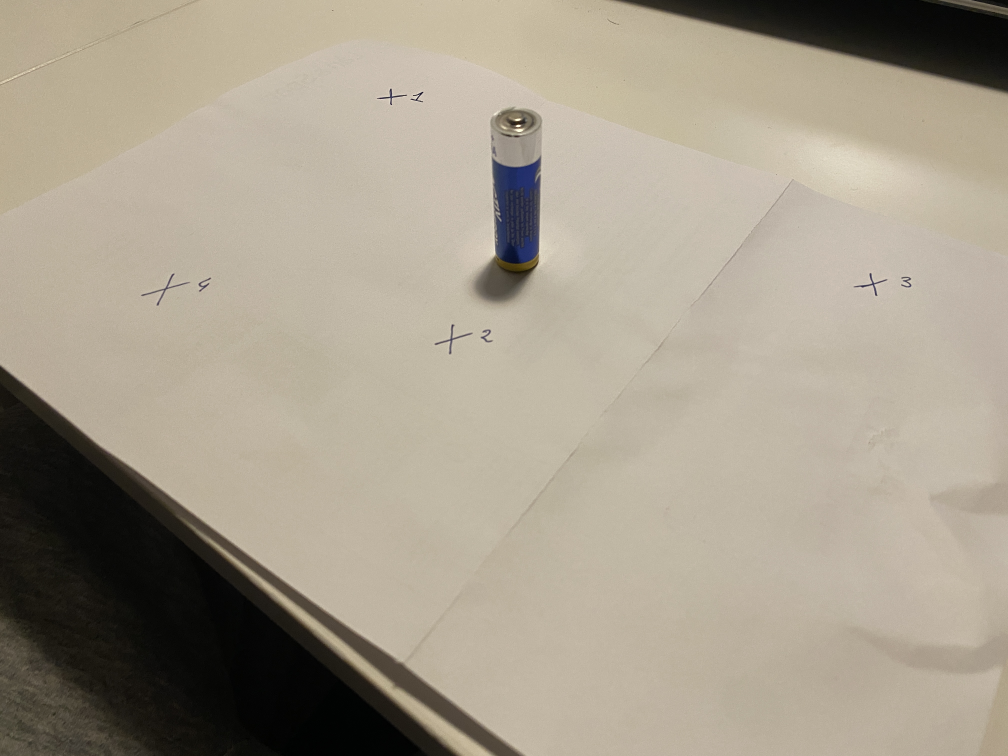
#> input picture 2-Camera and pinhole models/Bat_1.JPG, 4032 x 3024 px, given in place of sunflowers.jpg, which was not available (shown at 1/4 size)
$ jupyter execute --allow-errors 'Extrema Localitzation .ipynb'   (text cells are left out)
#> lines starting #> are read from the running program, lines starting #| are printed output that depends on the picture; pictures that were not available may be replaced by others from this repository, and a replacement may not be noted
### 8-Transform Invariant Features/Extra.py
import numpy as np

def gaussian1DKernel(sigma:int, scale:int=5, x:int=False):
    """
    sigma: stadard deviation of the gaussian distribution.
    scale: Range of x times the stadard deviatiion for the x values where we'll evaluate the gaussian.
    Scale fixed to 5, following the rule of 3std = 99.7% of the data. We make sure we have at least that much.

    g: Gaussian distribution given a variance. Column Vector -> (n,1)
    gx: Gaussian distribution derivative given a variance. Column Vector -> (n,1)

    If instead of doing it 1D we were doing 2D Kerels, would be much more computational expensive
    from run time O(2*n) --> O(n^2)
    """
    # Width of the Gaussian
    if not x:
        h = np.ceil(scale*sigma)
        x = np.arange(-h, h+1)
    else:
        x = np.arange(-x,x+1)

    # Cte of the Gaussian
    c = (1)/(np.sqrt(2*np.pi)*sigma)
    c_exp = np.exp((-x**2)/(2*sigma**2))

    # Gaussian equation
    g = c*c_exp

    # First derivative
    gx = (-x/sigma**2)*g

    # Second derivative
    gxx = (-x/sigma**2)*gx - 1/sigma**2*g

    # Reshape to (n,1)
    g, gx, gxx = g.reshape(-1,1), gx.reshape(-1,1), gxx.reshape(-1,1)

    return g, gx, gxx

### 8-Transform Invariant Features/Extrema Localitzation .ipynb
[cell 1]
import numpy as np
import cv2
import pandas as pd
import skimage.io
import skimage.color
import sys
import os
import matplotlib.pyplot as plt
import Extra as ex
import imutils

[cell 2]
os.getcwd()

[cell 3]
sys.path.insert(1, '../')
import sfunc as sf

[cell 4]
im = skimage.io.imread('sunflowers.jpg').astype(float)
imb = skimage.color.rgb2gray(im)
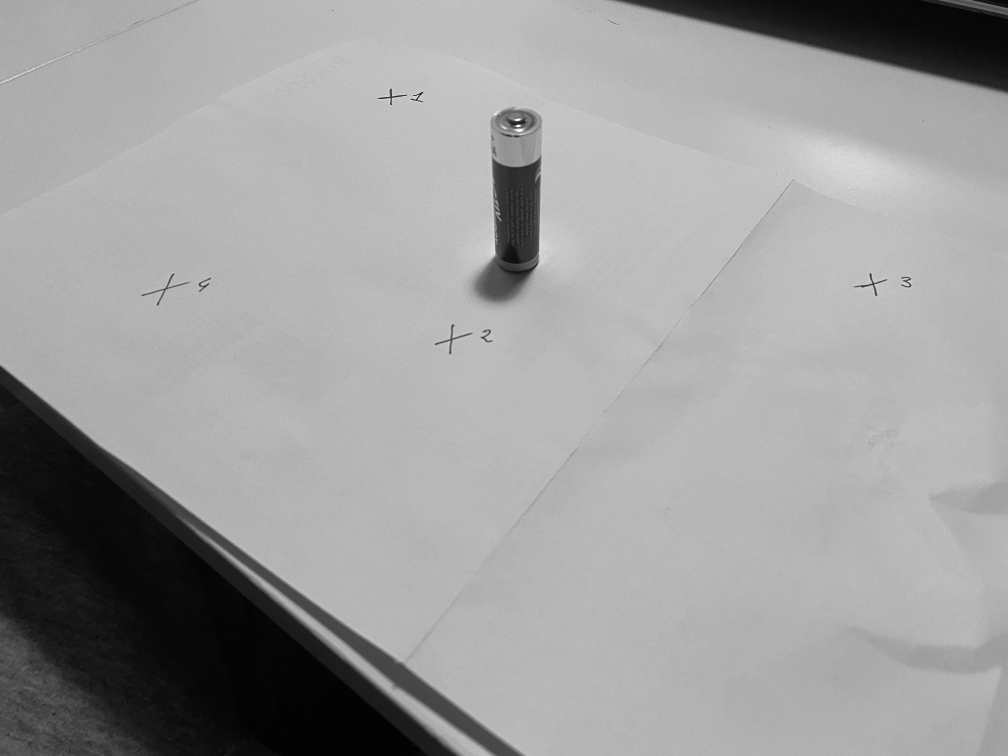
#> imb: shape (3024, 4032) float64 (shown at 1/4 size); min 0, max 254.4, mean 157.3
fig, ax = plt.subplots()
ax.imshow(imb, cmap='gray')
imb.shape
#> Out = (3024, 4032)

[cell 5]
def gaussian1DKernel(sigma:int, scale:int=5, x:int=False):
    """
    sigma: stadard deviation of the gaussian distribution.
    scale: Range of x times the stadard deviatiion for the x values where we'll evaluate the gaussian.
    Scale fixed to 5, following the rule of 3std = 99.7% of the data. We make sure we have at least that much.

    g: Gaussian distribution given a variance. Column Vector -> (n,1)

    If instead of doing it 1D we were doing 2D Kerels, would be much more computational expensive
    from run time O(2*n) --> O(n^2)
    """
    # Width of the Gaussian
    if not x:
        h = np.ceil(scale*sigma)
        x = np.arange(-h, h+1)
    else:
        x = np.arange(-x, x+1)
    # Cte of the Gaussian
    c = (1)/(np.sqrt(2*np.pi)*sigma)
    c_exp = np.exp((-x**2)/(2*sigma**2))

    # Gaussian equation
    g = c*c_exp

    return g.reshape(-1,1)

[cell 6]
g = gaussian1DKernel(5, 5, 30)
g2 = gaussian1DKernel(7, 5, 30)

blue1 = np.array([101, 147, 245])/255
blue2 = np.array([0, 128, 255])/255
fig, ax = plt.subplots(figsize=(14,8))
ax.plot(g, label='sigma=5', color=blue2)
ax.plot(g2, label='sigma=7', color=blue1)
ax.legend()
ax.axis('off')
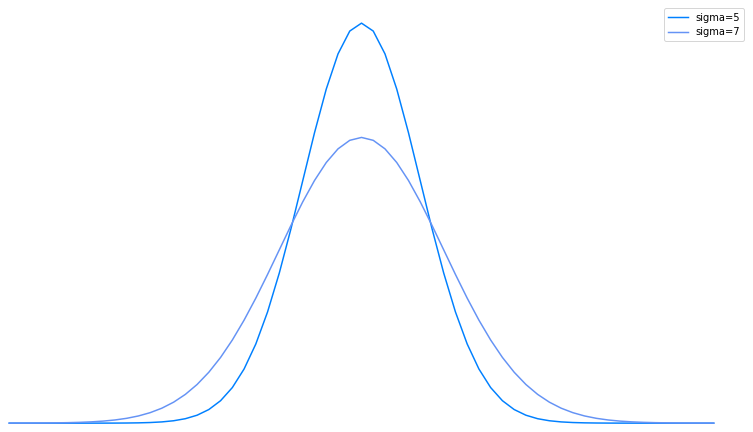
#> figure drawn by matplotlib, 1 panel

[cell 7]
lap, lapx, lapxx = ex.gaussian1DKernel(5, 5, 30)
DoG = g2-g2
red1 = np.array((237, 41, 57))/255
fig, ax = plt.subplots(figsize=(18,8))
ax.plot(lapxx, label='Laplacian', color=red1)
ax.plot((g2-g)/10, label='DoG', color=blue1)
ax.axis('off')
ax.legend()
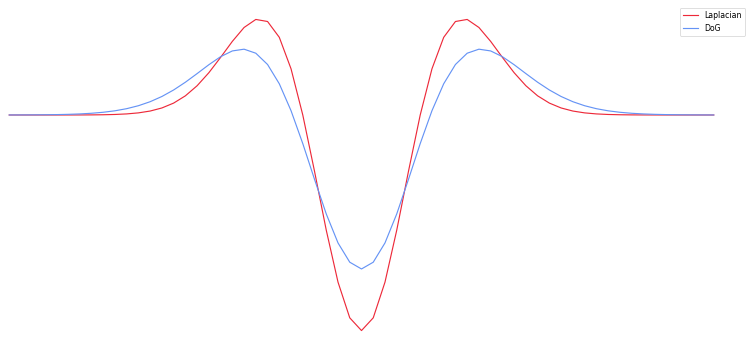
#> figure drawn by matplotlib, 1 panel

[cell 8]
def scaleSpace(im, sigma:int, n:int, retScales:bool=False):
    """
    Apply a Gaussian Kernel of width:
         sigma*2^i;
    where:
         i = 0, 1, ..., n-1

    PARAMETERS
    im -> image
    sigma -> variance of the gauusian kernel
    n -> range of the width of sigma.
    retScales -> Returns the Scales used if True
    RETURNS
    im_scales-> pyramid of scales
    """
#> called with sigma = 1.2, n = 7, retScales = False

    width = sigma*2**np.arange(n)
    im_scales = np.zeros((*im.shape, n))

    for i, scale in enumerate(width):
        g = gaussian1DKernel(scale)
        im_scales[:,:,i] = cv2.filter2D(cv2.filter2D(im, -1, g), -1, g.T)

    if retScales:
        return im_scales, width
    else:
        return im_scales

[cell 9]
I = scaleSpace(imb, 1.2, 7)

[cell 10]
I_tmp = np.moveaxis(I,-1,0)
fig, ax = plt.subplots(7,1, figsize=(10,10))
for i, im in enumerate(I_tmp):
    ax[i].imshow(im, cmap = 'gray')
    ax[i].axis('off')
#> this loop made 7 passes
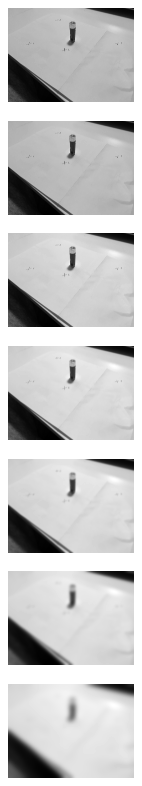
#> figure drawn by matplotlib, 7 panels

[cell 11]
def differenceOfGaussian(im, sigma, n):
    """
    DoG function
    Calculates the differences of smothed images (or images convolved with different Gaussians)

    PARAMETERS
    im-> Image
    sigma-> Variance for tha Gaussian filter
    n-> max width of gauusian
    Check scaleSpace function

    RETURNS
    DoG -> Differences of gaussians

    """

    I = scaleSpace(im, sigma, n)

    I_l = I[:,:,1:]
    I_r = I[:,:,:-1]

    DoG = I_l - I_r

    return np.abs(DoG)

#> (a cell that did not finish here is left out)

#> (a cell that did not finish here is left out)

[cell 14]
# [44 lines left out: function circles, not called in this run]

[cell 15]
# [64 lines left out: function nonMaxsupression4neig, not called in this run]

[cell 16]
# [69 lines left out: function nonMaxsupression8neig, not called in this run]

[cell 17]
# [100 lines left out: function nonMaxsupression4neig_multilayer, not called in this run]

[cell 18]
# [114 lines left out: function nonMaxsupression8neig_multilayer, not called in this run]

[cell 19]
def detectBlobs(im, sigma, n, threshold:float=0.8):
    """
    """

    # Obtain the scale used on the gaussians
    _,scale = scaleSpace(im,sigma,n, retScales=True)

    # Calculate the difference of gaussians
    I_dog = differenceOfGaussian(im, sigma, n)

    # Get the number of images
    d = I_dog.shape[-1]

    # Create an empty array of dimensions I_dog to stroe the peaks
    I_peaks = np.zeros(I_dog.shape)

    # Compute peaks over images itself fast computation
    I_itself = nonMaxsupression8neig(I_dog, boolean=True)
    centers_x = np.array((), dtype=int)
    centers_y = np.array((), dtype=int)

    Cx = np.array((), dtype=int)
    Cy =np.array((), dtype=int)
    # Loop over the images abd calculate NonMaximum supresion
    for i in range(d):

        if not i:

            print('Layer: ', i, ', First layer, Nothing happens')
            pass
            print('I do not continue')
            # First Layer, compare only with the next one.
            above = nonMaxsupression8neig_multilayer(I_dog[:,:,i], I_dog[:,:,i+1], layer='above', boolean=True)
            itself = I_itself[:,:,i]
            # Find maximum value of the image, to apply threshold
            mx = np.max(I_dog[:,:,i])
            # Apply Threshold
            T = I_dog[:,:,i] > (threshold*mx)
            #Find the index of the pixels that fulfill all conditions
            idx = np.where(above & itself & T)
            # Store the pixels that fulfill all conditions as the centers of the circles
            centers_x = np.append(centers_x, idx[0])
            centers_y = np.append(centers_y, idx[1])
            I_peaks[idx[0], idx[1], i] = I_dog[idx[0], idx[1], i]
            Cx, Cy = circles(idx[0], idx[1], scale[i])
            print(scale[i])

        elif i == d-1:
            print('Layer: ', i, ', Last layerNothing happens')
            pass
            print('I do not continue')
            # Last layer, compare only with the previuos one
            below = nonMaxsupression8neig_multilayer(I_dog[:,:,i], I_dog[:,:,i-1], layer='below', boolean=True)
            itself = I_itself[:,:,i]
            mx = np.max(I_dog[:,:,i])
            T = I_dog[:,:,i] > (threshold*mx)
            idx = np.where(itself & below & T)
            centers_x = np.append(centers_x, idx[0])
            centers_y = np.append(centers_y, idx[1])
            I_peaks[idx[0], idx[1], i] = I_dog[idx[0], idx[1], i]
            Cx_tmp, Cy_tmp = circles(idx[0], idx[1], scale[i])
            Cx = np.concatenate([Cx, Cx_tmp], axis = 1)
            Cy = np.concatenate([Cy, Cy_tmp], axis = 1)

        else:
            print('Layer: ', i)
            # Layers inbetween
            above = nonMaxsupression8neig_multilayer(I_dog[:,:,i], I_dog[:,:,i+1], layer='above', boolean=True)
            below = nonMaxsupression8neig_multilayer(I_dog[:,:,i], I_dog[:,:,i-1], layer='below', boolean=True)
            itself = I_itself[:,:,i]
            mx = np.max(I_dog[:,:,i])
            T = I_dog[:,:,i] > (threshold*mx)
            idx = np.where(above & itself & below & T)
            centers_x = np.append(centers_x, idx[0])
            centers_y = np.append(centers_y, idx[1])
            I_peaks[idx[0], idx[1], i] = I_dog[idx[0], idx[1], i]
            Cx_tmp, Cy_tmp = circles(idx[0], idx[1], scale[i])
            Cx = np.concatenate([Cx, Cx_tmp], axis = 1)
            Cy = np.concatenate([Cy, Cy_tmp], axis = 1)
            print(scale[i])


    return I_peaks, Cx, Cy, centers_x, centers_y

#> (a cell that did not finish here is left out)

#> (a cell that did not finish here is left out)

[cell 22]
fig, ax = plt.subplots()
ax.imshow(imb, cmap='gray')
#> (the rest of this cell did not finish here and is left out)

[cell 23]
fig, ax = plt.subplots(figsize=(10,10))
ax.imshow(imb, cmap='gray')
#> (the rest of this cell did not finish here and is left out)

[cell 24]
def transformIm(im, theta,s):
    """
    Function to trandorm an image, rotate and translate.

    ARGUMENTS
    ---------
    im : Original image
    theta: Rotation angle
    s: Scale factor

    RETURNS
    -------
    r_im: Thransformed imge
    """
#> called with theta = 40, s = 1.2
    # Rotate the image
    rot = imutils.rotate(im, angle=theta)
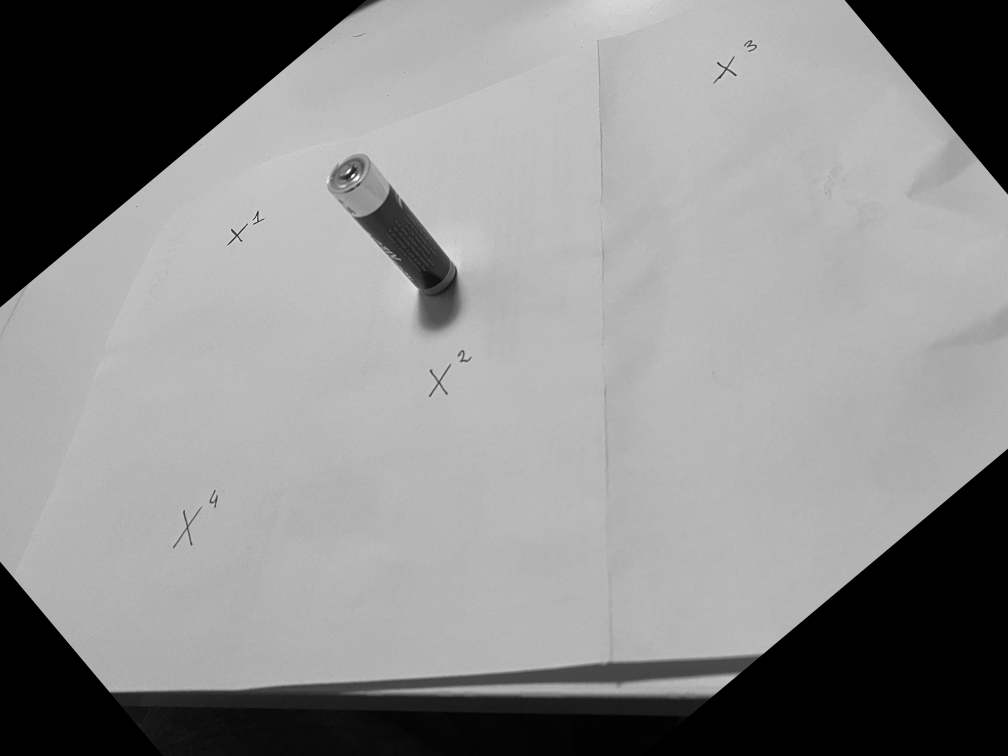
#> rot: shape (3024, 4032) float64 (shown at 1/4 size); min 0, max 253.7, mean 138.8
    # Scale the image
    r_im=cv2.resize(rot,None, fx=s, fy=s, interpolation = cv2.INTER_LINEAR)

    return r_im

[cell 25]
r_im=transformIm(imb, 40,1.2)

[cell 26]
fig, ax = plt.subplots(1,2, figsize=(15,15))
ax[0].imshow(imb, cmap='gray'); ax[0].axis('off')
ax[1].imshow(r_im, cmap='gray'); ax[1].axis('off')
plt.subplots_adjust(wspace=0)

[cell 27]
# Transform to uint8
I_int = imb.astype('uint8')
I_r = r_im.astype('uint8')

# Initiate SIFT detector
sift = cv2.SIFT_create()

# find the keypoints and descriptors with SIFT
#> (the rest of this cell did not finish here and is left out)

#> (a cell that did not finish here is left out)

[cell 29]
im1 = skimage.io.imread('data\pen1.jpg')
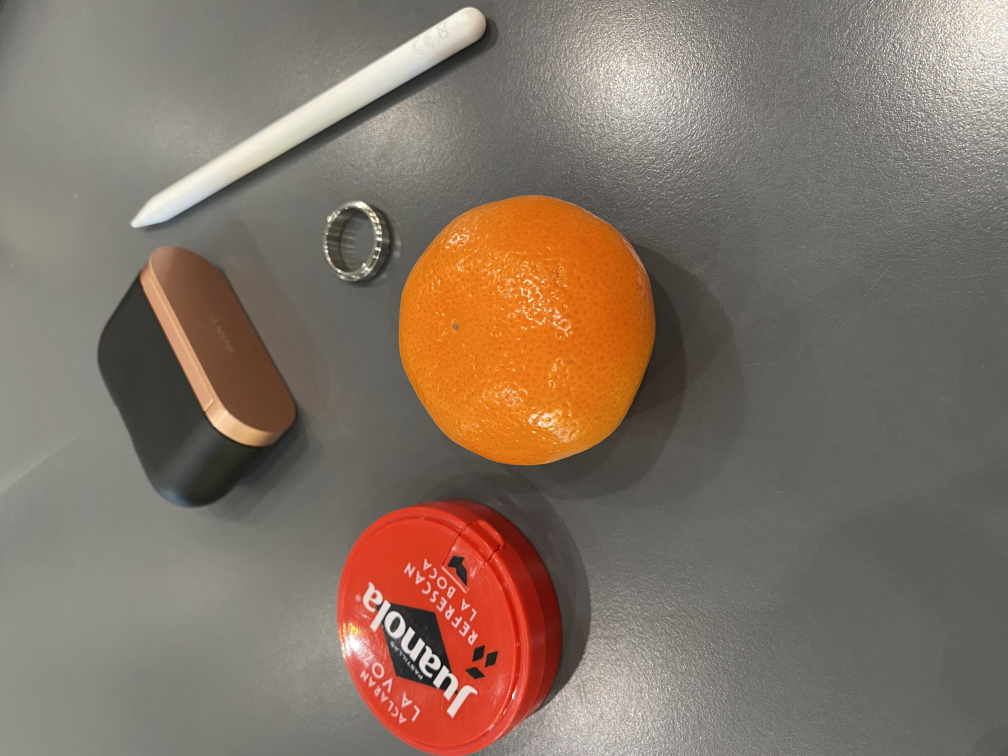
#> input picture 8-Transform Invariant Features/data/pen1.JPG, 4032 x 3024 px, found by its file name (shown at 1/4 size)
#> im1 is the input picture: shape (3024, 4032, 3); mean R, G, B 131.7, 115, 101.8
im2 = skimage.io.imread('data\pen2.jpg')
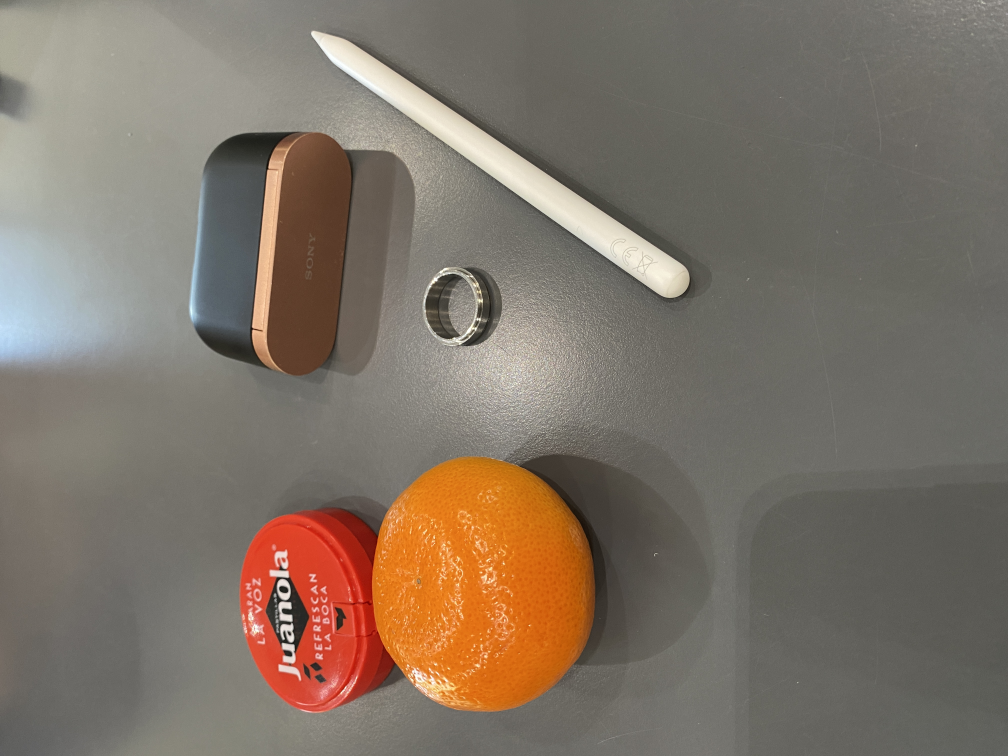
#> input picture 8-Transform Invariant Features/data/pen2.JPG, 4032 x 3024 px, found by its file name (shown at 1/4 size)
#> im2 is the input picture: shape (3024, 4032, 3); mean R, G, B 127.4, 115.5, 103.3
im1.shape
#> Out = (3024, 4032, 3)

[cell 30]
fig, ax = plt.subplots(1,2, figsize=(10,10))
ax[0].imshow(im1); ax[0].axis('off')
ax[1].imshow(im2); ax[1].axis('off')
plt.subplots_adjust(wspace=0)

[cell 31]
# Transform RGB -> Gray scale
def rgb2gray(im):

    R, G, B = im[:,:,0], im[:,:,1], im[:,:,2]
    imG = 0.2989 * R + 0.5870 * G + 0.1140 * B

    return imG

im1_b = rgb2gray(im1).astype('uint8')
#> (the rest of this cell did not finish here and is left out)

#> in rgb2gray (call 2), `R, G, B = im[:,:,0], im[:,:,1], im[:,:,2]`:
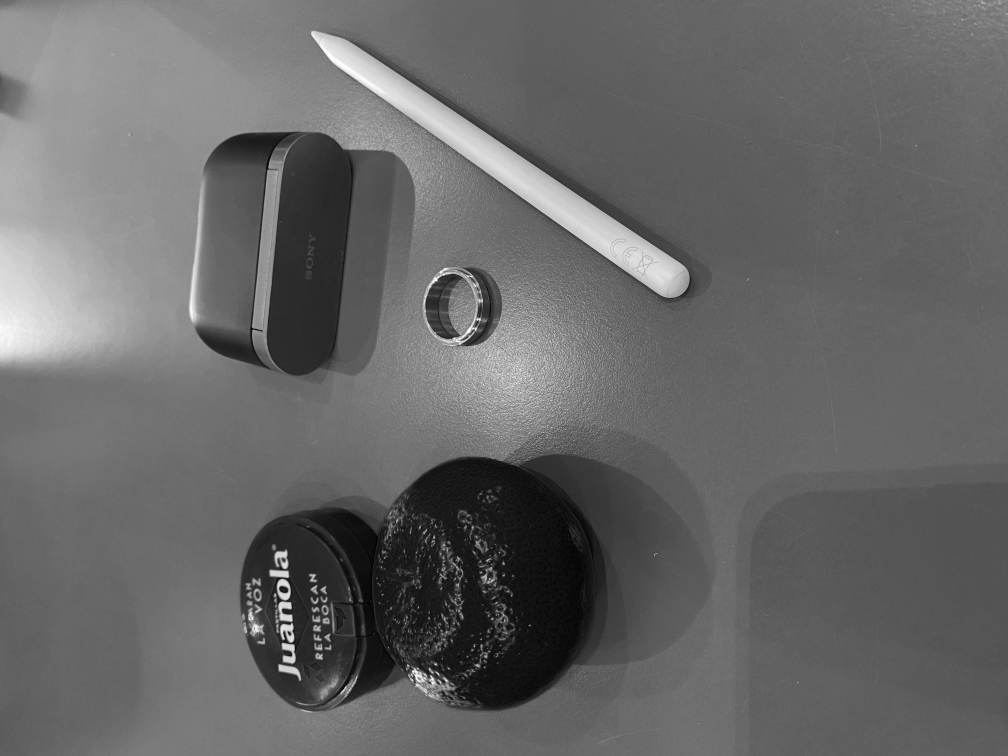
#> B: shape (3024, 4032) (shown at 1/4 size); min 0, max 255, mean 103.3
im1_b.shape, im2_b.shape
